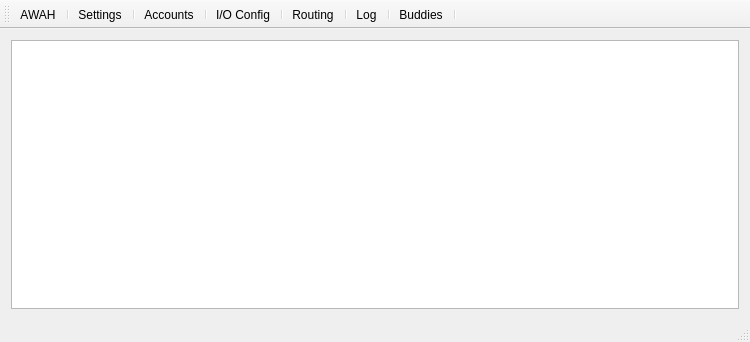
<?xml version="1.0" encoding="UTF-8"?>
<ui version="4.0">
 <class>AWAHSipDesktopGUI</class>
 <widget class="QMainWindow" name="AWAHSipDesktopGUI">
  <property name="geometry">
   <rect>
    <x>0</x>
    <y>0</y>
    <width>750</width>
    <height>342</height>
   </rect>
  </property>
  <property name="minimumSize">
   <size>
    <width>750</width>
    <height>200</height>
   </size>
  </property>
  <property name="windowTitle">
   <string>AWAHsip Desktop GUI</string>
  </property>
  <property name="windowIcon">
   <iconset resource="../awah-sip_desktop-gui/icons.qrc">
    <normaloff>:/new/icons/images/AWAH_logo_sm.png</normaloff>:/new/icons/images/AWAH_logo_sm.png</iconset>
  </property>
  <widget class="QWidget" name="centralWidget">
   <layout class="QGridLayout" name="gridLayout">
    <item row="0" column="0">
     <widget class="QTableView" name="tableView">
      <property name="sizePolicy">
       <sizepolicy hsizetype="Preferred" vsizetype="Preferred">
        <horstretch>0</horstretch>
        <verstretch>0</verstretch>
       </sizepolicy>
      </property>
      <property name="minimumSize">
       <size>
        <width>0</width>
        <height>0</height>
       </size>
      </property>
      <property name="baseSize">
       <size>
        <width>0</width>
        <height>0</height>
       </size>
      </property>
     </widget>
    </item>
   </layout>
  </widget>
  <widget class="QToolBar" name="mainToolBar">
   <property name="sizePolicy">
    <sizepolicy hsizetype="Preferred" vsizetype="Expanding">
     <horstretch>0</horstretch>
     <verstretch>0</verstretch>
    </sizepolicy>
   </property>
   <property name="toolButtonStyle">
    <enum>Qt::ToolButtonTextUnderIcon</enum>
   </property>
   <attribute name="toolBarArea">
    <enum>TopToolBarArea</enum>
   </attribute>
   <attribute name="toolBarBreak">
    <bool>false</bool>
   </attribute>
   <addaction name="actionAWAH"/>
   <addaction name="separator"/>
   <addaction name="actionSettings"/>
   <addaction name="separator"/>
   <addaction name="actionAccounts"/>
   <addaction name="separator"/>
   <addaction name="actionAudi_I_O"/>
   <addaction name="separator"/>
   <addaction name="actionRouting"/>
   <addaction name="separator"/>
   <addaction name="actionLog"/>
   <addaction name="separator"/>
   <addaction name="actionBuddies"/>
   <addaction name="separator"/>
  </widget>
  <widget class="QStatusBar" name="statusBar"/>
  <widget class="QMenuBar" name="menuBar">
   <property name="geometry">
    <rect>
     <x>0</x>
     <y>0</y>
     <width>750</width>
     <height>22</height>
    </rect>
   </property>
  </widget>
  <action name="actionAudi_I_O">
   <property name="icon">
    <iconset resource="../awah-sip_desktop-gui/icons.qrc">
     <normaloff>:/new/icons/images/microphone [#934].svg</normaloff>
     <normalon>:/new/icons/images/Speaker.png</normalon>:/new/icons/images/microphone [#934].svg</iconset>
   </property>
   <property name="text">
    <string>Audio I/O</string>
   </property>
   <property name="iconText">
    <string>I/O Config</string>
   </property>
   <property name="shortcut">
    <string>Ctrl+I</string>
   </property>
  </action>
  <action name="actionSettings">
   <property name="icon">
    <iconset resource="../awah-sip_desktop-gui/icons.qrc">
     <normaloff>:/new/icons/images/settings [#1365].svg</normaloff>
     <normalon>:/new/icons/images/Settinngs.png</normalon>:/new/icons/images/settings [#1365].svg</iconset>
   </property>
   <property name="text">
    <string>Settings</string>
   </property>
   <property name="toolTip">
    <string>Settings</string>
   </property>
   <property name="shortcut">
    <string>Ctrl+E</string>
   </property>
  </action>
  <action name="actionAccounts">
   <property name="icon">
    <iconset resource="../awah-sip_desktop-gui/icons.qrc">
     <normaloff>:/new/icons/images/profile_round [#1342].svg</normaloff>
     <normalon>:/new/icons/images/user.png</normalon>:/new/icons/images/profile_round [#1342].svg</iconset>
   </property>
   <property name="text">
    <string>Accounts</string>
   </property>
   <property name="shortcut">
    <string>Ctrl+A</string>
   </property>
  </action>
  <action name="actionAWAH">
   <property name="icon">
    <iconset>
     <normalon>:/new/icons/images/AWAH_logo_sm.png</normalon>
    </iconset>
   </property>
   <property name="text">
    <string>AWAH</string>
   </property>
   <property name="shortcut">
    <string>Ctrl+I</string>
   </property>
  </action>
  <action name="actionRouting">
   <property name="icon">
    <iconset resource="../awah-sip_desktop-gui/icons.qrc">
     <normaloff>:/new/icons/images/network_3 [#1116].svg</normaloff>:/new/icons/images/network_3 [#1116].svg</iconset>
   </property>
   <property name="text">
    <string>Routing</string>
   </property>
   <property name="toolTip">
    <string>Routing</string>
   </property>
   <property name="shortcut">
    <string>Ctrl+R</string>
   </property>
  </action>
  <action name="actionLog">
   <property name="icon">
    <iconset resource="../awah-sip_desktop-gui/icons.qrc">
     <normaloff>:/new/icons/images/list [#1496].svg</normaloff>:/new/icons/images/list [#1496].svg</iconset>
   </property>
   <property name="text">
    <string>Log</string>
   </property>
   <property name="shortcut">
    <string>Ctrl+L</string>
   </property>
  </action>
  <action name="actionBuddies">
   <property name="icon">
    <iconset resource="../awah-sip_desktop-gui/icons.qrc">
     <normaloff>:/new/icons/images/love [#1489].svg</normaloff>:/new/icons/images/love [#1489].svg</iconset>
   </property>
   <property name="text">
    <string>Buddies</string>
   </property>
   <property name="shortcut">
    <string>Ctrl+B</string>
   </property>
  </action>
 </widget>
 <layoutdefault spacing="6" margin="11"/>
 <resources>
  <include location="../awah-sip_desktop-gui/icons.qrc"/>
 </resources>
 <connections/>
</ui>
